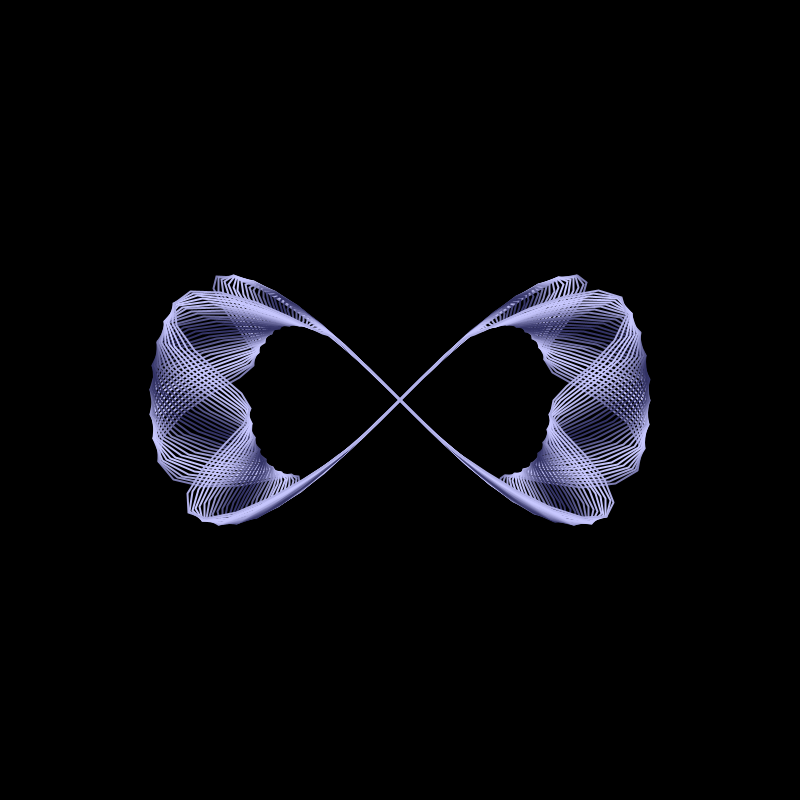
Frame 1 (no input)
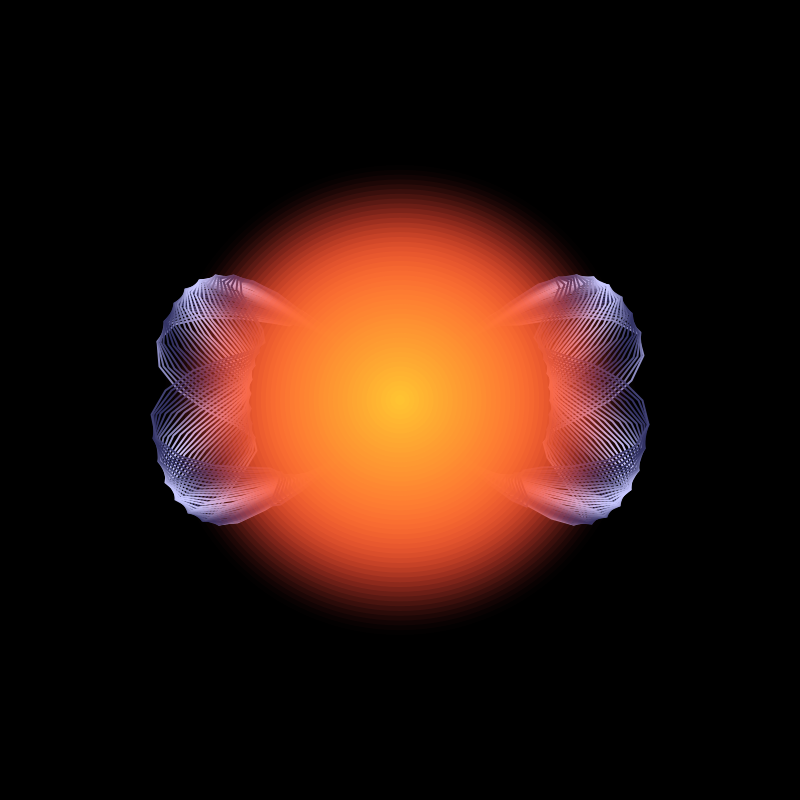
Frame 60 (the mouse pressed at the canvas centre just before this capture)
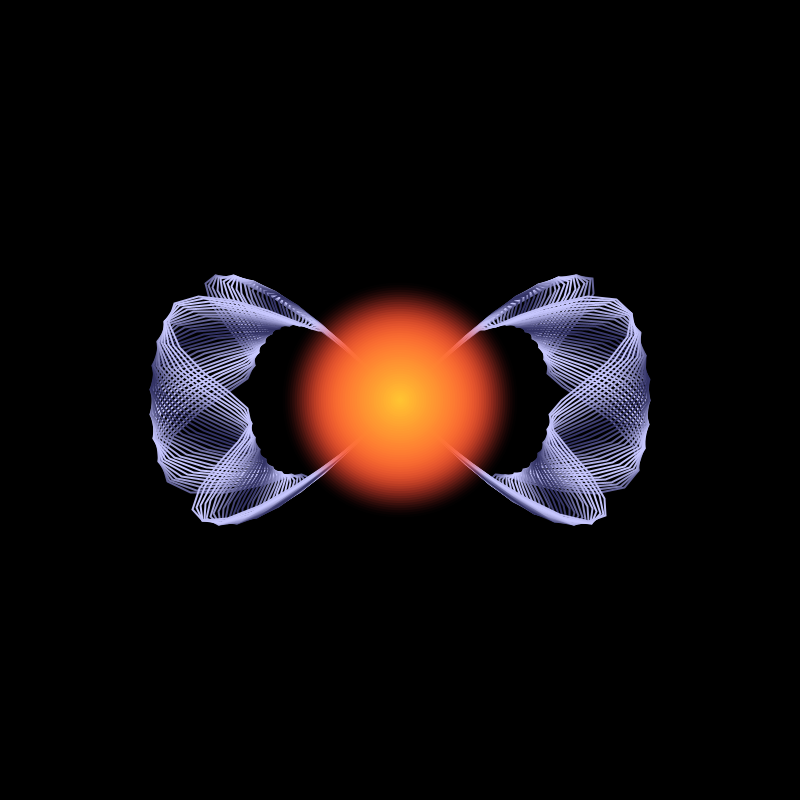
Frame 120 (the mouse held since frame 60 and released just before this capture)

The Processing sketch that drew these frames (run headless with seeded random() and noise(); from frame 60 on, the mouse is pressed at the canvas centre):

// Processing sketch: Logan_Crowley
// ── Logan_Crowley.pde
float t = 0; // Time variable for animation

void setup() {
  size(800, 800);
  smooth();
}

void draw() {
  background(0); // Black background as shadow

  // Infinity symbol pattern
  translate(width / 2, height / 2);
  noFill();
  
  for (int i = 0; i < 30; i++) {
    stroke(lerpColor(color(50, 50, 100), color(200, 200, 255), sin(t + i * 0.3) * 0.5 + 0.5));
    strokeWeight(2);
    beginShape();
    for (float a = 0; a < TWO_PI; a += 0.1) {
      float r = 200 + 50 * sin(6 * a + t + i * 0.15); // Increased amplitude for dramatic effect
      float x = r * cos(a);
      float y = r * sin(a) * cos(a); // Infinity symbol formula
      vertex(x, y);
    }
    endShape(CLOSE);
  }

  // Hope - pulsing light
  noStroke();
  for (int i = 50; i > 0; i--) {
    float brightness = (float)i / 50;
    fill(lerpColor(color(255, 200, 50), color(255, 50, 50), brightness), 150 - i * 3);
    ellipse(0, 0, i * 10 * abs(sin(t * 1.5)), i * 10 * abs(sin(t * 1.5))); // Faster and larger pulsing
  }

  t += 0.05; // time increment
}
